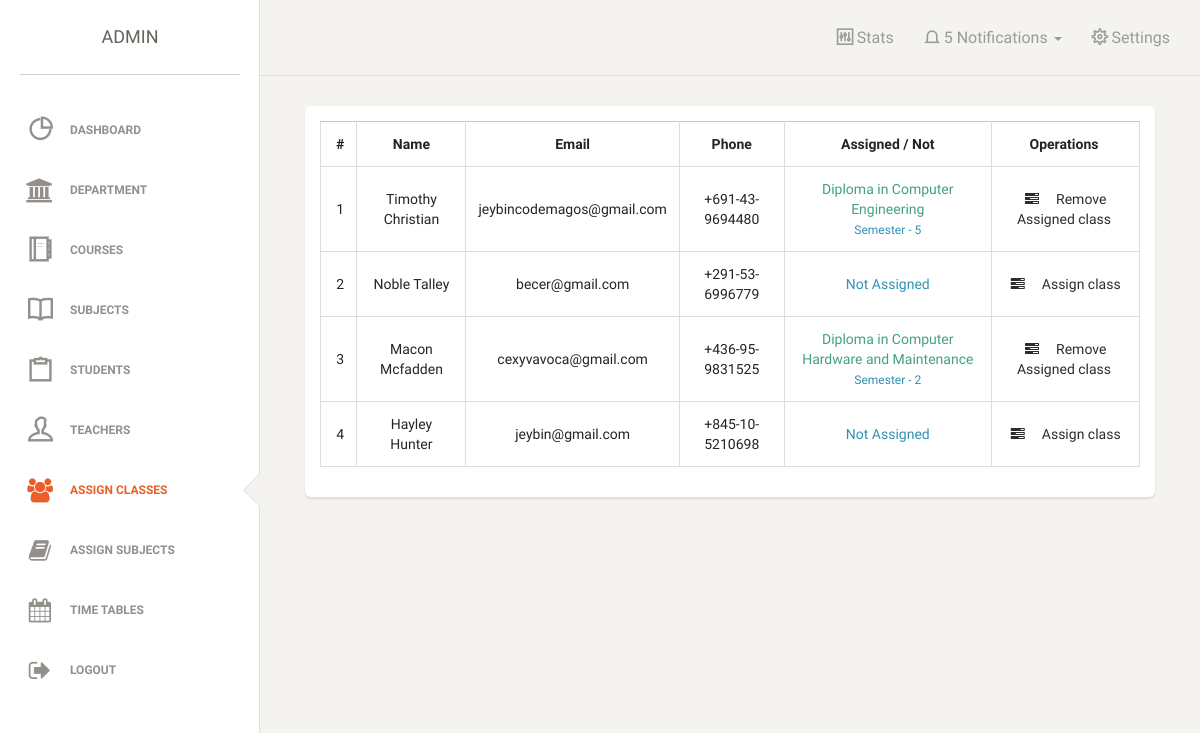
The page /admin/classassign.php (signed in) on the database its author committed.
### tables this page shows
CREATE TABLE IF NOT EXISTS `teachers` (
  `id` int(11) NOT NULL AUTO_INCREMENT,
  `name` text NOT NULL,
  `phone` text NOT NULL,
  `mail` text NOT NULL,
  `password` text NOT NULL,
  `image` text NOT NULL,
  `mailverification` text NOT NULL,
  PRIMARY KEY (`id`)
);

CREATE TABLE IF NOT EXISTS `courses` (
  `id` int(11) NOT NULL AUTO_INCREMENT,
  `department` int(11) NOT NULL,
  `course` text NOT NULL,
  `course_duration` text NOT NULL,
  `allotedseats` int(11) NOT NULL,
  PRIMARY KEY (`id`)
);

CREATE TABLE IF NOT EXISTS `assignedclasses` (
  `id` int(11) NOT NULL AUTO_INCREMENT,
  `teacher` int(11) NOT NULL,
  `courseid` int(11) NOT NULL,
  `semester` int(11) NOT NULL,
  PRIMARY KEY (`id`)
);

### libs/Functions.php (called while the page is built, shortened)
<?php
require_once ('DbConnection.php');
class Functions extends DbConnection {
	public function changeToNewPassword($loginid,$table,$email,$mailverification) { ?>
		<?php }
public function getCourseById($id) {
	$query = "SELECT * FROM courses WHERE id='$id'";
	$output = $this->getData($query);
	return $output;
}
public function getAllTeachers($order='ASC') {
	$query = "SELECT * FROM teachers ORDER BY name $order";
	$output = $this->getData($query);
	return $output;
}
public function getAssignedClassByTeacherId($teacherid){
	$query = "SELECT * FROM assignedclasses WHERE teacher = '$teacherid'";
	$output = $this->getData($query);
	return $output;
}
} ?>

### libs/DbConnection.php (called while the page is built, shortened)
<?php
class DbConnection {
    private $_host = "localhost";
    private $_username = "root";
    private $_password = "";
    private $_database = "pro_college";
    public $connection;
    function __construct() {
        $this->connection = new mysqli($this->_host, $this->_username, $this->_password, $this->_database);
    }
    public function getData($query) {
        $result = $this->connection->query($query) or die(mysqli_error($this->connection));
        return mysqli_fetch_all($result, MYSQLI_ASSOC);
    }
}

### admin/classassign.php (the view, shortened to what this page needs)
<?php
include './includes/header.php';
$allteachers = $functions->getAllTeachers('DESC');
?>
<div class="col-lg-12">
		<div class="card">
				<div class="content">
						<table class="table table-bordered text-center">
							<tr style="font-weight:600">
								<td>#</td>
								<td>Name</td>
								<td>Email</td>
								<td>Phone</td>
								<td>Assigned / Not</td>
								<td>Operations</td>
							</tr>
						<?php
							$slno = 1;
						foreach ($allteachers as $teachers) {
								$teacherid = $teachers['id'];
								$teachername = $teachers['name'];
								$teacherphone = $teachers['phone'];
								$teachermail = $teachers['mail'];
								$hodchecking = $functions->getHodByTeacherId($teacherid);
								if(empty($hodchecking)){
								$checkclassassign = $functions->getAssignedClassByTeacherId($teacherid);
								if($checkclassassign){
												$assignedid = $checkclassassign[0]['id'];
												$courseid = $checkclassassign[0]['courseid'];
												$semester = $checkclassassign[0]['semester'];
												$course = $functions->getCourseById($courseid);
												$course = $course[0]['course'];
								}
							?>
							<tr>
							 <td><?=$slno++?></td>
							 <td><?=$teachername?></td>
							 <td><?=$teachermail?></td>
							 <td><?=$teacherphone?></td>
							 <td>
									<?php
									 	if(empty($checkclassassign)){?>
											<span class="text-info">Not Assigned</span><br>
										 <?php } else {?>
											 <span class="text-success"><?=$course?></span><br>
											 <span class="text-info" style="font-size:12px"><?="Semester - ".$semester?></span>
										<?php } ?>
							</td>
							 <td>
								<?php
									if($checkclassassign){?>
										<a href="#" class="removeteacherassign" data-toggle="modal" data-target="#removeAssignedClass" data-assignid="<?=$assignedid?>" data-assignedsem="<?=$semester?>" data-assignedcourse="<?=$course?>" data-tname="<?=$teachername?>" style="color:#2d2d2d;outline:none;">
	 									 <i class="fa fa-tasks"></i>
	 											Remove Assigned class
	 									</td>
									 <?php } else { ?>
										 <a href="#" class="teacheridclassassignbtn" data-toggle="modal" data-target="#assignClassTeacher" data-tid="<?=$teacherid?>" data-tname="<?=$teachername?>" style="color:#2d2d2d;outline:none;">
											 <i class="fa fa-tasks"></i>
												 Assign class
											</td>
									 <?php } ?>
					<?php }} ?>
						</tr>
						</table>
				</div>
		</div>
	</div>
</div>
<?php include './includes/footer.php'; ?>

### assets/css/custom.css (style rules this page uses)
.fa { cursor: pointer; transition: 0.2s ease-in-out; }

### rows shown on the page
teachers: name "Timothy Christian", mail "jeybincodemagos@gmail.com", phone "+691-43-9694480", courses.course "Diploma in Computer Engineering", assignedclasses.semester "5"
teachers: name "Noble Talley", mail "becer@gmail.com", phone "+291-53-6996779", shows "Not Assigned"
teachers: name "Macon Mcfadden", mail "cexyvavoca@gmail.com", phone "+436-95-9831525", courses.course "Diploma in Computer Hardware and Maintenance", assignedclasses.semester "2"
teachers: name "Hayley Hunter", mail "jeybin@gmail.com", phone "+845-10-5210698", shows "Not Assigned"
